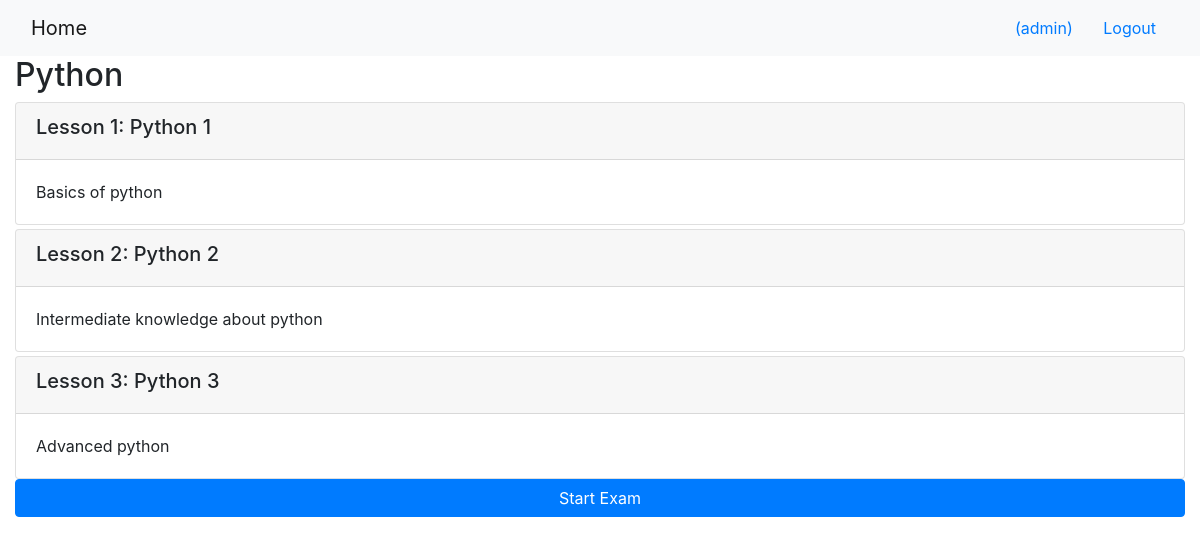
/1/ (signed in), run on the app's committed database.
### onlinecourse/models.py (models this page shows, shortened)
class Course(models.Model):
    name = models.CharField(null=False, max_length=30, default='online course')
    image = models.ImageField(upload_to='course_images/')
    description = models.CharField(max_length=1000)
    pub_date = models.DateField(null=True)
    instructors = models.ManyToManyField(Instructor)
    users = models.ManyToManyField(settings.AUTH_USER_MODEL, through='Enrollment')
    total_enrollment = models.IntegerField(default=0)
    is_enrolled = False

class Lesson(models.Model):
    title = models.CharField(max_length=200, default="title")
    order = models.IntegerField(default=0)
    course = models.ForeignKey(Course, on_delete=models.CASCADE)
    content = models.TextField()

### onlinecourse/views.py (the view)
# urls.py: path('<int:pk>/', views.CourseDetailView.as_view(), name='course_details'),
class CourseDetailView(generic.DetailView):
    model = Course
    template_name = 'onlinecourse/course_detail_bootstrap.html'

### onlinecourse/templates/onlinecourse/course_detail_bootstrap.html (shortened to what this page needs)
<!DOCTYPE html>
<html lang="en">
<head>
    {% load static %}
    <link rel="stylesheet" href="https://maxcdn.bootstrapcdn.com/bootstrap/4.3.1/css/bootstrap.min.css">
    <link rel="stylesheet" href="https://cdn.jsdelivr.net/npm/bootstrap@4.6.1/dist/css/bootstrap.min.css">
</head>
<body>
    <nav class="navbar navbar-light bg-light">
        <div class="container-fluid">
            <div class="navbar-header">
                  <a class="navbar-brand" href="{% url 'index' %}">Home</a>
            </div>
            <ul class="nav navbar-nav navbar-right">
                {% if user.is_authenticated %}
                <li>
                    <a class="btn btn-link" href="#">{{ user.first_name }}({{ user.username }})</a>
                    <a class="btn btn-link" href="{% url 'logout' %}">Logout</a>
                </li>
                {% endif %}
            </ul>
        </div>
    </nav>
    <div class="container-fluid">
            <h2>{{ course.name }}</h2>
            <div class="card-columns-vertical">
                {% if user.is_authenticated %}
                    {% for lesson in course.lesson_set.all %}
                        <div class="card mt-1">
                            <div class="card-header"><h5>Lesson {{lesson.order}}: {{lesson.title}}</h5></div>
                            <div class="card-body">{{lesson.content}}</div>
                        </div>
                    {% endfor %}
                    <button id="exam" style="width:100%;" type="button" class="btn btn-primary" data-toggle="collapse" data-target="#exam_form" style="margin:10px;">Start Exam</button>
                {% endif %}
            </div>
    </div>
</body>
</html>

### data on the page
Course: name "Python"
Lesson: order "1", title "Python 1", content "Basics of python"
Lesson: order "2", title "Python 2", content "Intermediate knowledge about python"
Lesson: order "3", title "Python 3", content "Advanced python"

### other printed values
{{ user.username }} "admin"
